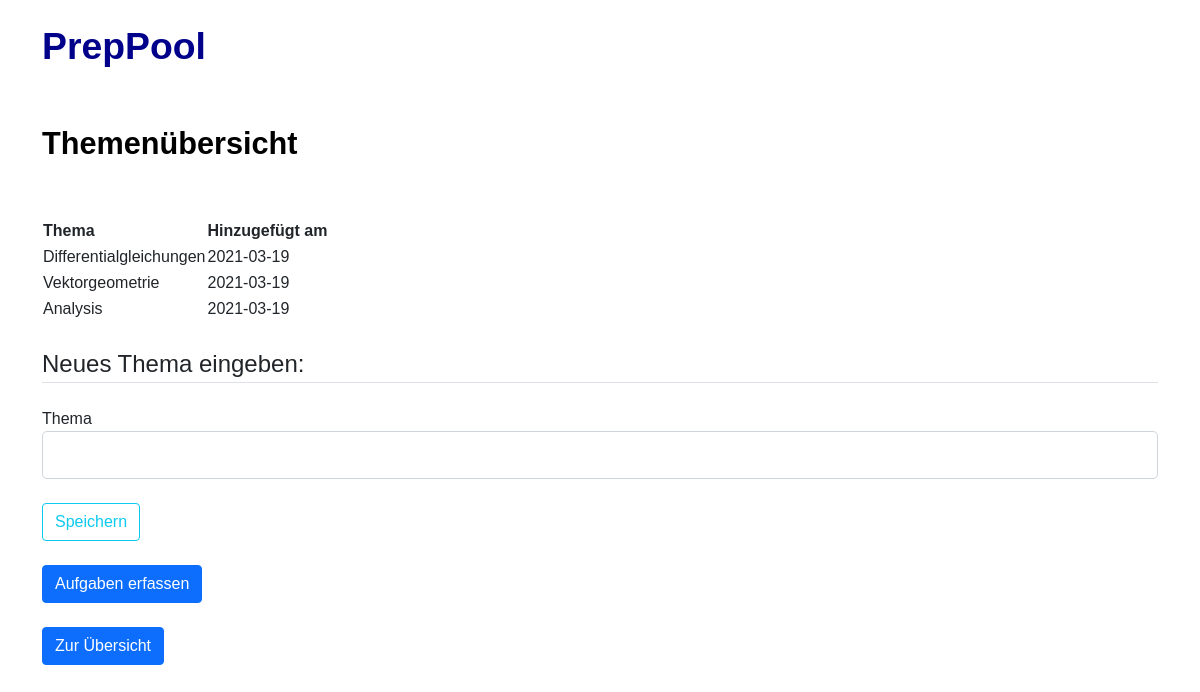
Page /topics/new_topic/ (signed in) on the earlier database version.
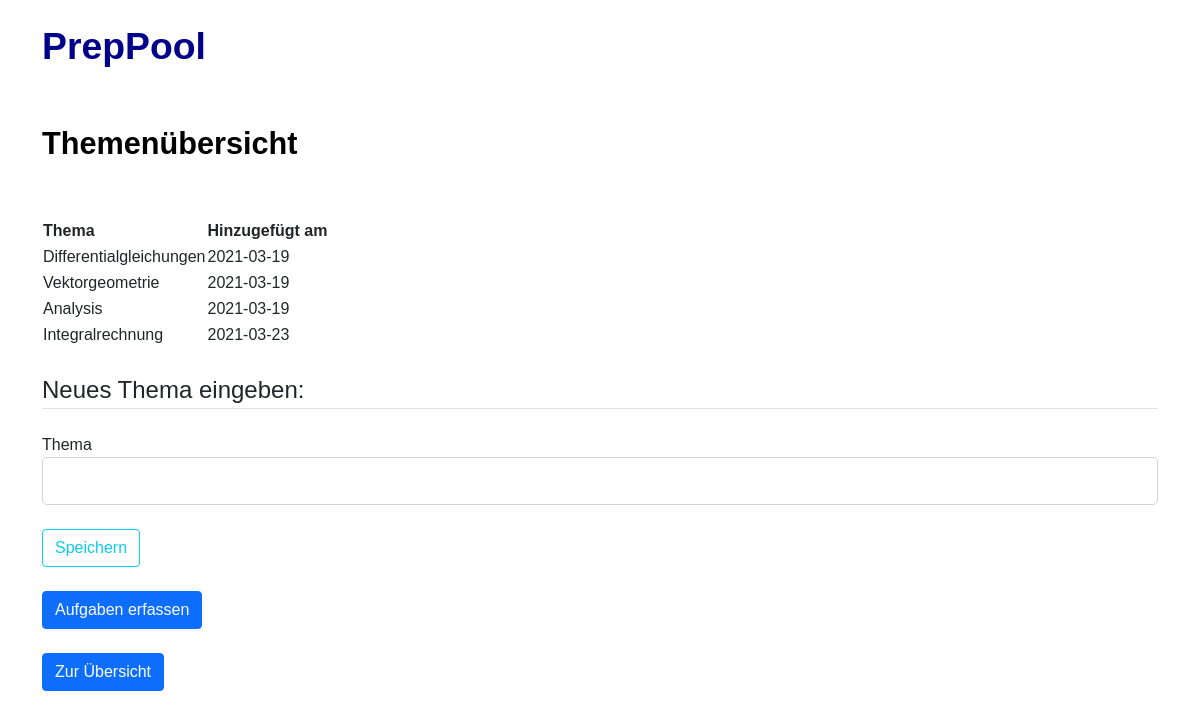
Same page on the later database version.
### app/topics/models.py (models this page shows, shortened)
class Topic(db.Model):
    id =db.Column(db.Integer, primary_key=True)
    content = db.Column(db.String(200), nullable = False)
    date_created = db.Column(db.DateTime, default=datetime.utcnow)
    user_id = db.Column(db.Integer, db.ForeignKey('user.id'), nullable=False)

### app/topics/views.py (the view)
@topicmod.route('/new_topic/', methods=[ 'GET','POST'])
@login_required
def new_topic():
    form =TopicForm()
    if form.validate_on_submit():
        my_new_topic= Topic(content=form.topic.data, autor=current_user)
        db.session.add(my_new_topic)
        db.session.commit()
        flash('Thema wurde hinzugefügt', 'success')
        return redirect(url_for('topics.new_topic'))
    else:
        topics = Topic.query.filter_by(user_id=current_user.id).all()
        return render_template("topics/new_topic.html", topics=topics,form=form)

### app/topics/forms.py
class TopicForm(FlaskForm):
    topic=StringField('Thema', validators=[DataRequired()])
    submit=SubmitField('Speichern')

### app/users/models.py (called while the page is built)
@login_manager.user_loader
def load_user(user_id):
    return User.query.get(int(user_id))

### app/templates/topics/new_topic.html (shortened to what this page needs)
{% extends 'base.html' %}
{%block head  %}
<link rel="stylesheet" href="{{ url_for('static', filename='css/style.css') }}">
{% endblock%}
{%block body  %}
<br>
<h1>PrepPool</h1>
    <br>
<br>
<div class="content">
    <h2 style="text-align: left"> Themenübersicht</h2>
    <br>
    <br>
    <table id = "tables">
        <tr>
            <th>Thema</th>
            <th>Hinzugefügt am</th>
        </tr>
        {% for topic in topics %}
        <tr>
            <td>{{topic.content}}</td>
            <td>{{topic.date_created.date()}}</td>
        </tr>
        {% endfor %}
    </table>
 <div class="content-section">
    <form method="POST" action="">
        <br>
        <fieldset class="form-group">
            <legend class="border-bottom mb-4"> Neues Thema eingeben: </legend>
            <div class="form-group">
            {{ form.topic.label(class="form-control-label") }}
            {%if form.topic.errors%}
                {{ form.topic(class="form-control form-control-lg is-invalid") }}
            <div class="invalid-feedback">
                {%for error in form.topic.errors%}
                <span> {{error}} </span>
                  {%endfor%}
                </div>
              {%else%}
              {{form.topic (class="form-control form-control-lg") }}
              {%endif%}
            </div>
        </fieldset>
        <br>
        <div class="form-group">
        {{form.submit(class="btn btn-outline-info") }}
        </div>
        <br>
    </form>
</div>
<a class="btn btn-primary" href="/posts/new_post" role="button">Aufgaben erfassen
</a>
<br>
<br>
<a class="btn btn-primary" href='/home' role="button">Zur Übersicht
</a>
<br>
  <br>
  <br>
{% endblock%}

Differences in the rows shown:
added Topic: content "Integralrechnung", date_created "2021-03-23"
